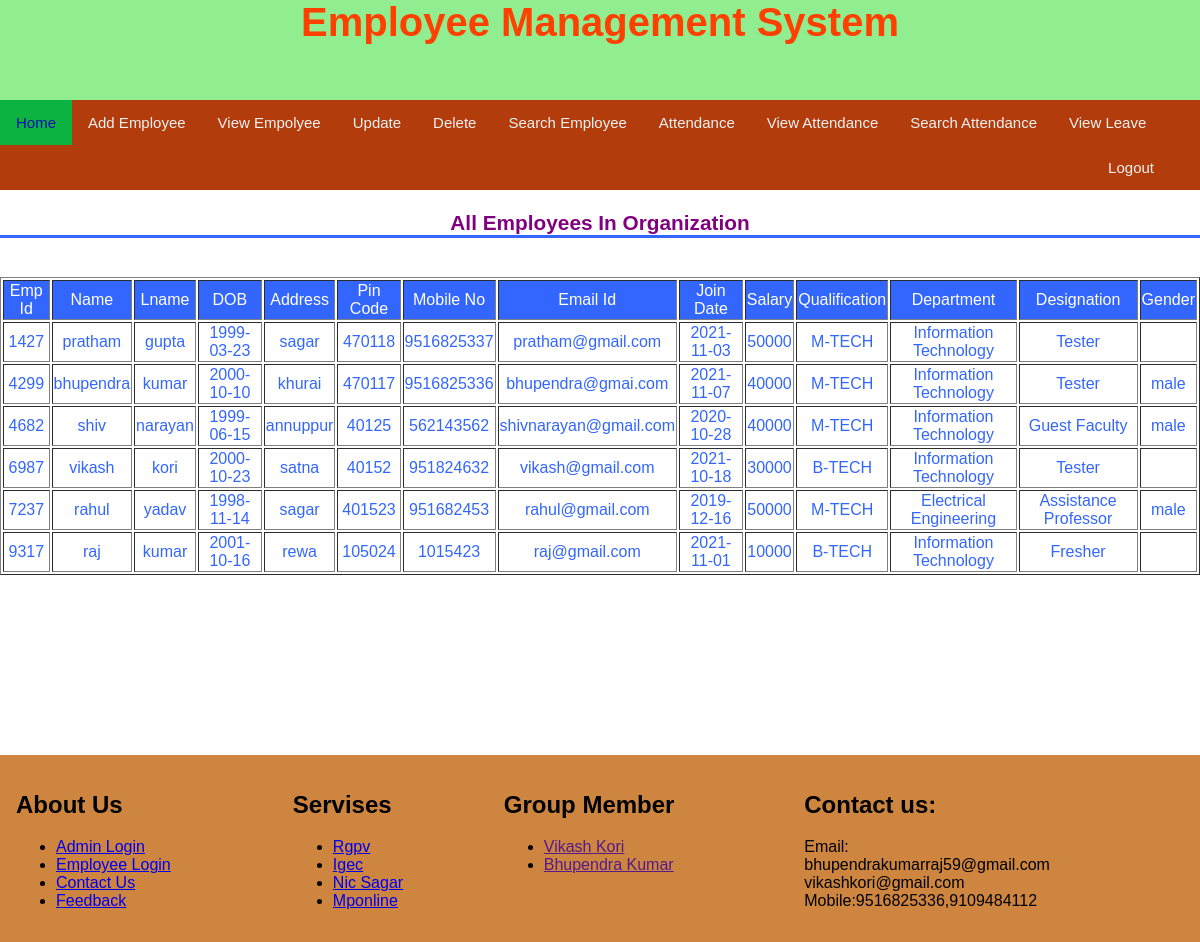
/viewallemp.php (signed in), run on the app's committed database.
### tables this page shows
CREATE TABLE `employee` (
  `id` int(100) NOT NULL,
  `name` varchar(200) NOT NULL,
  `lname` varchar(200) NOT NULL,
  `dob` date NOT NULL,
  `address` varchar(200) NOT NULL,
  `pincode` varchar(200) NOT NULL,
  `phone` varchar(200) NOT NULL,
  `email` varchar(200) NOT NULL,
  `jdate` date NOT NULL,
  `salary` varchar(200) NOT NULL,
  `qualification` varchar(200) NOT NULL,
  `depart` varchar(200) NOT NULL,
  `designation` varchar(200) NOT NULL,
  `gender` varchar(200) NOT NULL,
  `image` varchar(900) NOT NULL
);

### viewallemp.php (the view, shortened to what this page needs)
<?php include 'header.php'?>
<?php include 'menu1.php'?>
<!DOCTYPE html>
<html>
<head>
 <center><h3>All Employees In Organization</h3></center>
 <br>
 <table border="1">
 	<tr style="background: #3366ff;color: white;" align="center">
 		<td> Emp Id</td>
 		<td>Name</td>
 		<td>Lname</td>
 		<td>DOB</td>
 		<td>Address</td>
 		<td>Pin Code</td>
 		<td>Mobile No</td>
 		<td>Email Id</td>
 		<td>Join Date</td>
 		<td>Salary</td>
 		<td>Qualification</td>
 		<td>Department</td>
 		<td>Designation</td>
 		<td>Gender</td>
 	</tr>
 	<?php
$conn = mysqli_connect("localhost","root","","empms");
$sql = "SELECT * from employee";
$run = $conn->query($sql);
while ($ft = mysqli_fetch_array($run)) {
	?>
	<tr  style="color: #3366ff;background: white; text-align: center;">
		 <td><?php echo $ft[0];?></td>
		 <td><?php echo $ft[1];?></td>
		 <td><?php echo $ft[2];?></td>
		 <td><?php echo $ft[3];?></td>
		 <td><?php echo $ft[4];?></td>
		 <td><?php echo $ft[5];?></td>
		 <td><?php echo $ft[6];?></td>
		 <td><?php echo $ft[7];?></td>
		 <td><?php echo $ft[8];?></td>
		 <td><?php echo $ft[9];?></td>
		 <td><?php echo $ft[10];?></td>
		 <td><?php echo $ft[11];?></td>
		 <td><?php echo $ft[12];?></td>
		 <td><?php echo $ft[13];?></td>
	</tr>
 <?php
}
 	?>
 </table>
</head>
<body>
</body>
</html><br><br><br><br><br><br><br><br><br><br>
            <?php include 'footer.php'?>

### menu1.php (style rules this page uses)
body { margin: 0; font-family: Arial, Helvetica, sans-serif; }

### viewallemp.php (style rules this page uses)
body { background-image: url(images/background.jpg); background-repeat: repeat; background-size:100%; }
h3 { color: purple; font-family: arial; font-size: 1.3rem; border-bottom: .2rem solid #3366ff; }

### footer.php (style rules this page uses)
* { box-sizing: border-box; }

### data on the page
employee: id "1427", name "pratham", lname "gupta", dob "1999-03-23", address "sagar", pincode "470118", phone "9516825337", email "pratham@gmail.com", jdate "2021-11-03", salary "50000", qualification "M-TECH", depart "Information Technology", designation "Tester"
employee: id "4299", name "bhupendra", lname "kumar", dob "2000-10-10", address "khurai", pincode "470117", phone "9516825336", email "bhupendra@gmai.com", jdate "2021-11-07", salary "40000", qualification "M-TECH", depart "Information Technology", designation "Tester", gender "male"
employee: id "4682", name "shiv", lname "narayan", dob "1999-06-15", address "annuppur", pincode "40125", phone "562143562", email "shivnarayan@gmail.com", jdate "2020-10-28", salary "40000", qualification "M-TECH", depart "Information Technology", designation "Guest Faculty", gender "male"
employee: id "6987", name "vikash", lname "kori", dob "2000-10-23", address "satna", pincode "40152", phone "951824632", email "vikash@gmail.com", jdate "2021-10-18", salary "30000", qualification "B-TECH", depart "Information Technology", designation "Tester"
employee: id "7237", name "rahul", lname "yadav", dob "1998-11-14", address "sagar", pincode "401523", phone "951682453", email "rahul@gmail.com", jdate "2019-12-16", salary "50000", qualification "M-TECH", depart "Electrical Engineering", designation "Assistance Professor", gender "male"
employee: id "9317", name "raj", lname "kumar", dob "2001-10-16", address "rewa", pincode "105024", phone "1015423", email "raj@gmail.com", jdate "2021-11-01", salary "10000", qualification "B-TECH", depart "Information Technology", designation "Fresher"
